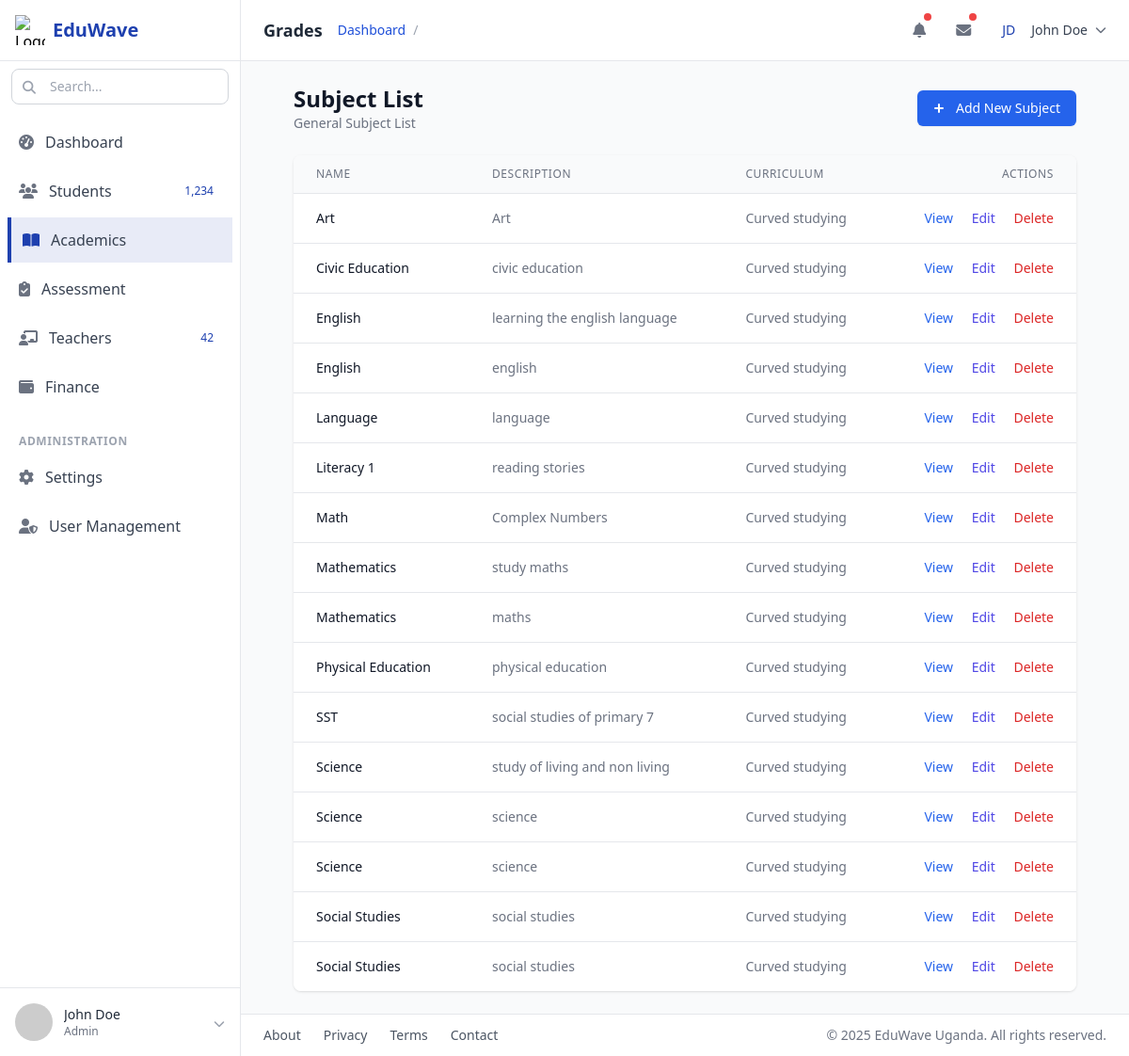
Screenshot of /academics/subjects/ (signed in) with the database file from the repository.
### academic/models.py (models this page shows, shortened)
class Subject(models.Model):
    name = models.CharField(max_length=100)
    description = models.TextField()
    grade = models.ForeignKey(
        Grade, blank=True, on_delete=models.DO_NOTHING, related_name="subject_grade")
    curriculum = models.ForeignKey(
        'Curriculum', on_delete=models.CASCADE, related_name="subjects")
    created = models.DateField(auto_now_add=True)
    updated = models.DateField(auto_now=True)
    class Meta:
        db_table = "subject"
        db_table_comment = "This includes Subject data"
        ordering = ["name"]

class Curriculum(models.Model):
    name = models.CharField(max_length=150)
    objectives = models.TextField()
    learning_outcomes = models.TextField()
    created = models.DateField(auto_now_add=True)
    updated = models.DateField(auto_now=True)
    class Meta:
        db_table = "curriculum"
        db_table_comment = "This includes curriculum data"
        order_with_respect_to = "name"
    def __str__(self):
        return self.name

### accounts/decorators.py (the view)
        def wrapper(request, *args, **kwargs):
            if request.user.is_authenticated and request.user.role in allowed_roles:
                return view_func(request, *args, **kwargs)
            if redirect_url:
                return redirect(redirect_url)
            raise PermissionDenied

### academic/views.py (called while the page is built)
@role_required(allowed_roles=['ADMIN', 'ACADEMIC'])
def subjects(requests):
    subject_list = Subject.objects.all()
    return render(requests, "subjects.html", {"subject_list":subject_list})

### academic/templates/subjects.html (shortened to what this page needs)
{% extends 'base.html' %}
{% block page_title %}Grades{% endblock page_title %}
{% block academicsSetActive %}active{% endblock academicsSetActive %}
{% block content %}
<div class="max-w-7xl mx-auto px-4 sm:px-6 lg:px-8">
  <div class="flex justify-between items-center mb-6">
    <div>
      <h2 class="text-2xl font-bold text-gray-900">Subject List</h2>
      <p class="text-sm text-gray-500">General Subject List</p>
    </div>
    <a href="{% url 'register_subject' %}" class="inline-flex items-center px-4 py-2 bg-blue-600 border border-transparent rounded-md shadow-sm text-sm font-medium text-white hover:bg-blue-700 focus:outline-none focus:ring-2 focus:ring-offset-2 focus:ring-blue-500">
      <svg class="-ml-1 mr-2 h-5 w-5" xmlns="http://www.w3.org/2000/svg" viewBox="0 0 20 20" fill="currentColor">
        <path fill-rule="evenodd" d="M10 5a1 1 0 011 1v3h3a1 1 0 110 2h-3v3a1 1 0 11-2 0v-3H6a1 1 0 110-2h3V6a1 1 0 011-1z" clip-rule="evenodd" />
      </svg>
      Add New Subject
    </a>
  </div>
  <div class="bg-white shadow overflow-hidden sm:rounded-lg">
    {% if subject_list %}
      <div class="overflow-x-auto">
        <table class="min-w-full divide-y divide-gray-200">
          <thead class="bg-gray-50">
            <tr>
              <th scope="col" class="px-6 py-3 text-left text-xs font-medium text-gray-500 uppercase tracking-wider">Name</th>
              <th scope="col" class="px-6 py-3 text-left text-xs font-medium text-gray-500 uppercase tracking-wider">Description</th>
              <th scope="col" class="px-6 py-3 text-left text-xs font-medium text-gray-500 uppercase tracking-wider">Curriculum</th>
              <th scope="col" class="px-6 py-3 text-right text-xs font-medium text-gray-500 uppercase tracking-wider">Actions</th>
            </tr>
          </thead>
          <tbody class="bg-white divide-y divide-gray-200">
            {% for subject in subject_list %}
            <tr class="hover:bg-gray-50">
              <td class="px-6 py-4 whitespace-nowrap text-sm font-medium text-gray-900">{{ subject.name }}</td>
              <td class="px-6 py-4 whitespace-nowrap text-sm text-gray-500">{{ subject.description|default:"-" }}</td>
              <td class="px-6 py-4 whitespace-nowrap text-sm text-gray-500">{{ subject.curriculum|default:"-" }}</td>
              <td class="px-6 py-4 whitespace-nowrap text-right text-sm font-medium">
                <a href="/students/student-details/{{student.id}}" class="text-blue-600 hover:text-blue-900 mr-4">View</a>
                <a href="#" class="text-indigo-600 hover:text-indigo-900 mr-4">Edit</a>
                <a href="#" class="text-red-600 hover:text-red-900">Delete</a>
              </td>
            </tr>
            {% endfor %}
          </tbody>
        </table>
      </div>
    {% endif %}
  </div>
</div>
{% endblock content %}

### rows the page displays
Subject: name "Art", description "Art", curriculum "Curved studying"
Subject: name "Civic Education", description "civic education", curriculum "Curved studying"
Subject: name "English", description "learning the english language", curriculum "Curved studying"
Subject: name "English", description "english", curriculum "Curved studying"
Subject: name "Language", description "language", curriculum "Curved studying"
Subject: name "Literacy 1", description "reading stories", curriculum "Curved studying"
Subject: name "Math", description "Complex Numbers", curriculum "Curved studying"
Subject: name "Mathematics", description "study maths", curriculum "Curved studying"
Subject: name "Mathematics", description "maths", curriculum "Curved studying"
Subject: name "Physical Education", description "physical education", curriculum "Curved studying"
Subject: name "SST", description "social studies of primary 7", curriculum "Curved studying"
Subject: name "Science", description "study of living and non living", curriculum "Curved studying"
Subject: name "Science", description "science", curriculum "Curved studying"
Subject: name "Science", description "science", curriculum "Curved studying"
Subject: name "Social Studies", description "social studies", curriculum "Curved studying"
Subject: name "Social Studies", description "social studies", curriculum "Curved studying"
